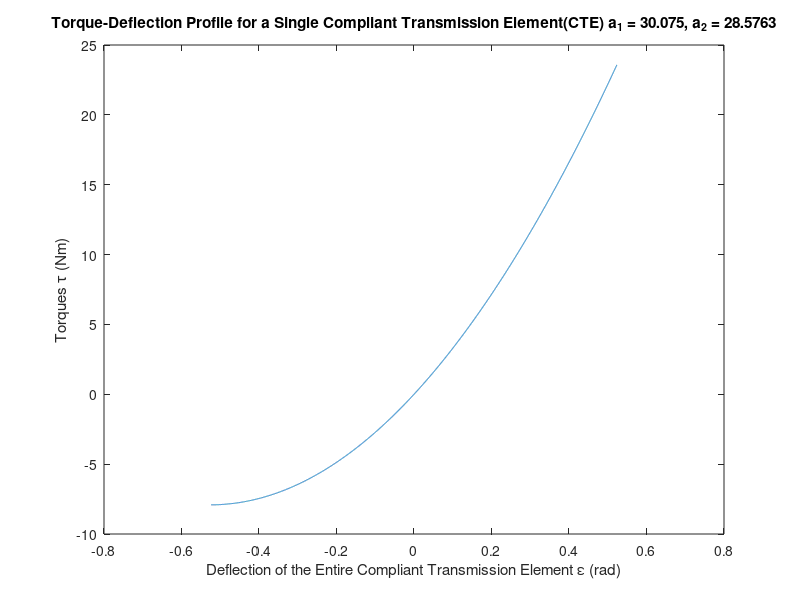

This figure's MATLAB source:
%   Name: C4LMParasDetermination
%   Description: Matlab Code for determining the parameters of the
%   compliant four-bar linkage mechanism. Use lsqnonlin (non-linear least
%   square algorithm) to fit the paratemeters of C4LM to meet the required
%   torque profile
%   Author: Jiayi Wang
%   Date: 27/04/2017

%% Clean workspace
clc;
clear;

%% Determine parameters of torque profiles (a1, a1), given desired sfiffness

%Define disired stiffness range(N*m/rad), format: [lower_bound upper_bound]
StiffnessRange = [0.3 120];
disp(['Stiffness Range: ',num2str(StiffnessRange(1)),' to ',num2str(StiffnessRange(2)),' Nm/rad']);
disp(' ');

%Define maximum positive and negative deflection angle of the C4LM
%format:[lower_bound upper_bound]
%   Deflection Angle (epsilon): the angle between the C4LM and shaft (The relative 
%   displacement between the C4LM and the shaft, not the one between the link 
%   and desired position of the joint)
DeflectionAngle = [-pi/6 pi/6];
disp(['Maximum C4LM Deflection Angle Range: ',num2str(DeflectionAngle(1)),' to ',num2str(DeflectionAngle(2)),' rad']);
disp(' ');

%Map the stiffness range to the deflection angle range
%   Minimum and Maximum stiffness achieved at both two C4LM components reach maximum
%   negative and postive deflection, respectively
epsilonMin = DeflectionAngle(1);
epsilonMax = DeflectionAngle(2);
StiffnessMin = StiffnessRange(1);
StiffnessMax = StiffnessRange(2);

a2 = 1/4*(StiffnessMax-StiffnessMin)/(epsilonMax-epsilonMin);
a1 = 1/2*StiffnessMax-2*a2*epsilonMax;

disp(['a2 = ',num2str(a2),' Nm/rad^2']);
disp(['a1 = ',num2str(a1),' Nm/rad']);
disp(' ');


%% Generate and plot torque profile determined by a2 and a1
epsilons = epsilonMin:1e-4:epsilonMax;
TorquesProfile = a2*epsilons.^2+a1*epsilons; %TorqueProfile of a single compiant transmission element

plot(epsilons,TorquesProfile)
title(['Torque-Deflection Profile for a Single Compliant Transmission Element(CTE) a_{1} = ', num2str(a1), ', a_{2} = ',num2str(a2)])
xlabel('Deflection of the Entire Compliant Transmission Element {\epsilon} (rad)')
ylabel('Torques {\tau} (Nm)')

%% fit parameters of C4LM
n = 3; %define numbers of C4LM in a single compliant transimission element
disp(['Number of C4LM in a Single CTE(Compliant Transmission Element): ',num2str(n)])

refTorque = TorquesProfile/n; %y: desired torque profile for a single four-bar linkage mechanism

%Parameters need to be fitted: alpha0,r1,r2,r3,r4,k2,k3,k4
%initial guess of variables to be optimized
alpha0 = 1.0; r1 = 1.0; r2 = 1.0; r3 = 1.0; r4 = 1.0; k2 = 1.0; k3 = 1.0; k4 = 1.0;
x0 = [alpha0, r1, r2, r3, r4, k2, k3, k4]; %put into vector form
